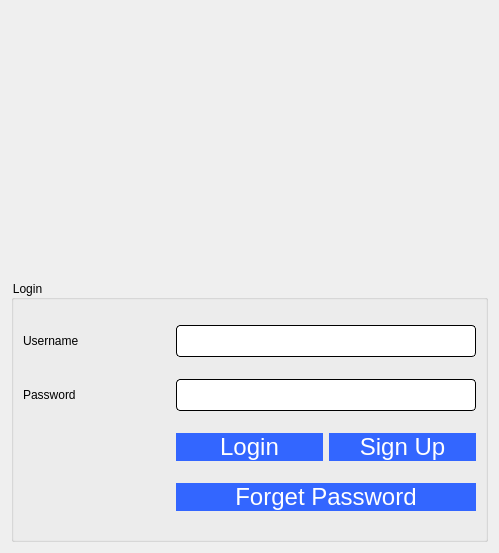
<?xml version="1.0" encoding="UTF-8"?>
<ui version="4.0">
 <class>Login</class>
 <widget class="QDialog" name="Login">
  <property name="geometry">
   <rect>
    <x>0</x>
    <y>0</y>
    <width>499</width>
    <height>553</height>
   </rect>
  </property>
  <property name="windowTitle">
   <string>Dialog</string>
  </property>
  <layout class="QVBoxLayout" name="verticalLayout">
   <item>
    <layout class="QHBoxLayout" name="horizontalLayout_2">
     <item>
      <spacer name="horizontalSpacer_3">
       <property name="orientation">
        <enum>Qt::Orientation::Horizontal</enum>
       </property>
       <property name="sizeHint" stdset="0">
        <size>
         <width>138</width>
         <height>20</height>
        </size>
       </property>
      </spacer>
     </item>
     <item>
      <widget class="QLabel" name="label_5">
       <property name="text">
        <string/>
       </property>
       <property name="pixmap">
        <pixmap resource="icons.qrc">:/login-book.png</pixmap>
       </property>
      </widget>
     </item>
     <item>
      <spacer name="horizontalSpacer_4">
       <property name="orientation">
        <enum>Qt::Orientation::Horizontal</enum>
       </property>
       <property name="sizeHint" stdset="0">
        <size>
         <width>128</width>
         <height>20</height>
        </size>
       </property>
      </spacer>
     </item>
    </layout>
   </item>
   <item>
    <widget class="QGroupBox" name="loginGroup">
     <property name="styleSheet">
      <string notr="true">font: 16pt &quot;Comic Sans MS&quot;;
border-color: rgb(196, 178, 255);
border-color: rgb(170, 0, 255);
color: rgb(0, 0, 0);</string>
     </property>
     <property name="title">
      <string>Login</string>
     </property>
     <layout class="QGridLayout" name="gridLayout_2">
      <item row="0" column="0">
       <widget class="QLabel" name="label_7">
        <property name="styleSheet">
         <string notr="true">font: 10pt &quot;Comic Sans MS&quot;;</string>
        </property>
        <property name="text">
         <string>Username</string>
        </property>
       </widget>
      </item>
      <item row="2" column="2">
       <widget class="QPushButton" name="signUpButton">
        <property name="styleSheet">
         <string notr="true">QPushButton{
border-radius:15px;
padding : 0 4px;
background: #3366FF;
border -radius:10px;
color: rgb(255, 255, 255);
font: 24px
}
QPushButton:hover:!pressed

{
background:#4f85e2;
}
QToolButton
{

border-radius:10px;
bacground:red;
color:red;
}

QPushButton:pressed
{
              font-size: 19px;
              transition: 0.9s; 
}</string>
        </property>
        <property name="text">
         <string>Sign Up</string>
        </property>
       </widget>
      </item>
      <item row="3" column="1" colspan="2">
       <widget class="QPushButton" name="forgetPasswdBtn">
        <property name="focusPolicy">
         <enum>Qt::FocusPolicy::ClickFocus</enum>
        </property>
        <property name="styleSheet">
         <string notr="true">QPushButton{
border-radius:15px;
padding : 0 4px;
background: #3366FF;
border -radius:10px;
color: rgb(255, 255, 255);
font: 24px
}
QPushButton:hover:!pressed

{
background:#4f85e2;
}
QToolButton
{

border-radius:10px;
bacground:red;
color:red;
}</string>
        </property>
        <property name="text">
         <string>Forget Password</string>
        </property>
       </widget>
      </item>
      <item row="0" column="1" colspan="2">
       <widget class="QLineEdit" name="username">
        <property name="styleSheet">
         <string notr="true">QLineEdit{
	background-color: rgb(255, 255, 255);
	 border: 1px  solid;
     border-radius: 4px;
	font: 24px
}</string>
        </property>
       </widget>
      </item>
      <item row="1" column="0">
       <widget class="QLabel" name="label_6">
        <property name="styleSheet">
         <string notr="true">font: 10pt &quot;Comic Sans MS&quot;;</string>
        </property>
        <property name="text">
         <string>Password</string>
        </property>
       </widget>
      </item>
      <item row="1" column="1" colspan="2">
       <widget class="QLineEdit" name="password">
        <property name="styleSheet">
         <string notr="true">QLineEdit{
	background-color: rgb(255, 255, 255);
	 border: 1px  solid;
     border-radius: 4px;
	font:24px
}</string>
        </property>
        <property name="echoMode">
         <enum>QLineEdit::EchoMode::Password</enum>
        </property>
       </widget>
      </item>
      <item row="2" column="1">
       <widget class="QPushButton" name="loginButton">
        <property name="mouseTracking">
         <bool>true</bool>
        </property>
        <property name="styleSheet">
         <string notr="true">QPushButton{
border-radius:15px;
padding : 0 4px;
background: #3366FF;
border -radius:10px;
color: rgb(255, 255, 255);
font: 24px
}
QPushButton:hover:!pressed

{
background:#4f85e2;
}
QToolButton
{

border-radius:10px;
bacground:red;
color:red;
}

QPushButton:pressed
{
              font-size: 19px;
              transition: 0.9s; 
}</string>
        </property>
        <property name="text">
         <string>Login</string>
        </property>
        <property name="autoDefault">
         <bool>true</bool>
        </property>
        <property name="default">
         <bool>false</bool>
        </property>
       </widget>
      </item>
     </layout>
    </widget>
   </item>
  </layout>
 </widget>
 <resources>
  <include location="icons.qrc"/>
 </resources>
 <connections/>
</ui>
